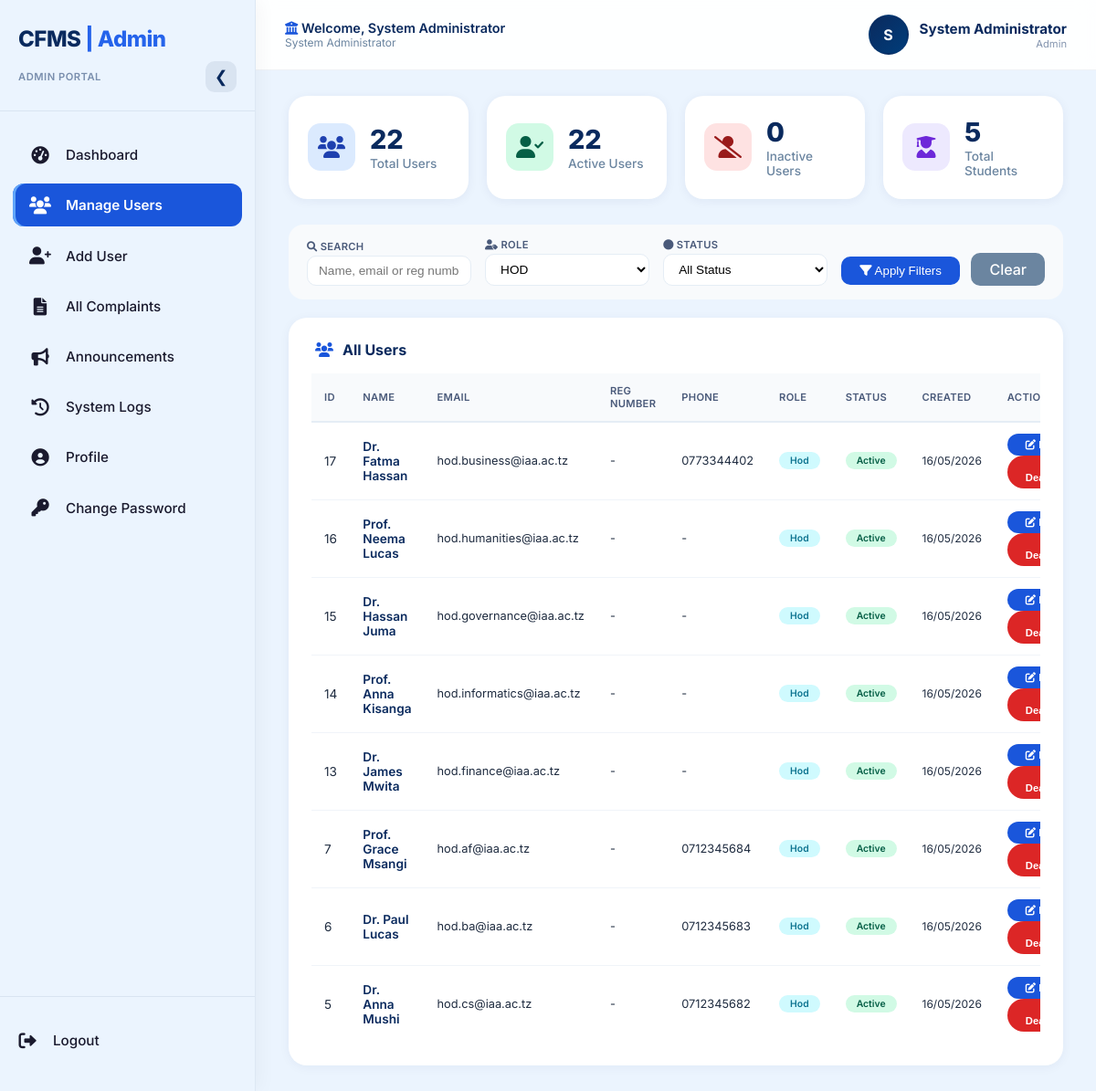
The page /admin/manage_users.php?role_filter=hod (signed in) on the database as committed earlier.
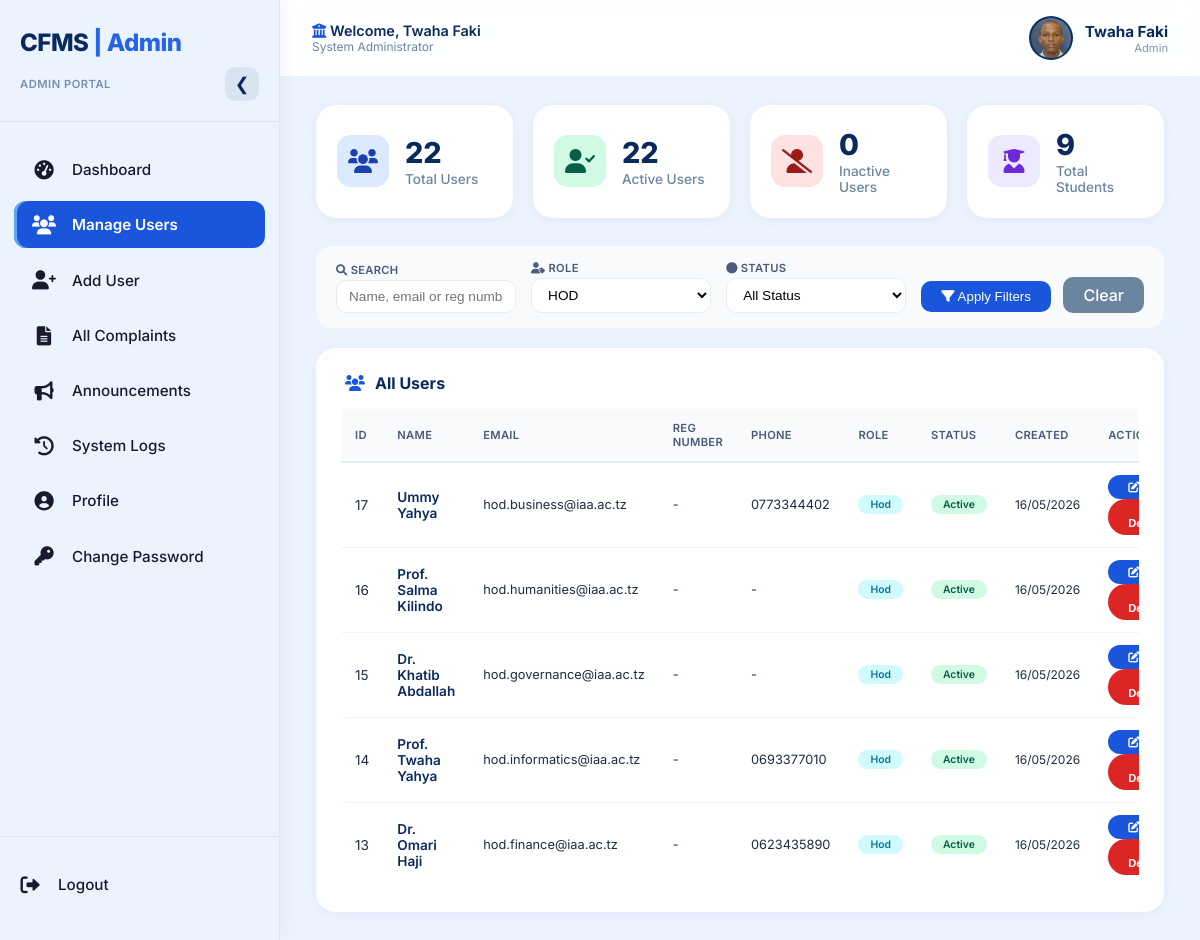
The same page on the database as committed later.
### tables this page shows
CREATE TABLE `users` (
  `id` int(11) NOT NULL,
  `reg_number` varchar(20) DEFAULT NULL,
  `email` varchar(100) NOT NULL,
  `password_hash` varchar(255) NOT NULL,
  `full_name` varchar(100) NOT NULL,
  `role` enum('student','hod','dean','accountant','director','admin','examination_officer','president','deputy_rector','rector','it_officer') NOT NULL DEFAULT 'student',
  `department_id` int(11) DEFAULT NULL,
  `course` varchar(100) DEFAULT NULL,
  `year_of_study` int(11) DEFAULT NULL,
  `profile_picture` varchar(500) DEFAULT NULL,
  `phone_number` varchar(20) DEFAULT NULL,
  `is_active` tinyint(1) DEFAULT 1,
  `last_login` timestamp NULL DEFAULT NULL,
  `created_at` timestamp NOT NULL DEFAULT current_timestamp(),
  `updated_at` timestamp NOT NULL DEFAULT current_timestamp() ON UPDATE current_timestamp(),
  `current_course_id` int(11) DEFAULT NULL,
  `current_academic_year_id` int(11) DEFAULT NULL,
  `current_year_of_study` int(11) DEFAULT NULL
);

### admin/manage_users.php (the view, shortened to what the changed rows need)
<?php
require_once '../includes/connection.php';
$admin_id = $_SESSION['user_id'];
$admin_name = $_SESSION['full_name'];
$role_filter = isset($_GET['role_filter']) ? $_GET['role_filter'] : '';
$users_where = "1=1";
if ($role_filter) {
    $users_where .= " AND role = '$role_filter'";
}
$users_sql = "SELECT id, full_name, email, role, is_active, phone_number, created_at, reg_number FROM users WHERE $users_where ORDER BY id DESC";
$users_result = mysqli_query($conn, $users_sql);
$stats_sql = "SELECT
    (SELECT COUNT(*) FROM users) as total_users,
    (SELECT COUNT(*) FROM users WHERE is_active = 1) as active_users,
    (SELECT COUNT(*) FROM users WHERE is_active = 0) as inactive_users,
    (SELECT COUNT(*) FROM users WHERE role = 'student') as total_students
    FROM users LIMIT 1";
$stats_result = mysqli_query($conn, $stats_sql);
$stats = mysqli_fetch_assoc($stats_result);
?>
<!DOCTYPE html>
<html lang="en">
<head>
    <link rel="stylesheet" href="https://cdnjs.cloudflare.com/ajax/libs/font-awesome/6.0.0-beta3/css/all.min.css">
</head>
<body>
<div class="main-content">
    <div class="top-bar">
        <div>
            <div style="font-size: 0.9rem; font-weight: 600; color: #0a2a5e;">
                <i class="fas fa-university" style="color: #1a56db;"></i> Welcome, <?php echo htmlspecialchars($admin_name); ?>
            </div>
            <div style="font-size: 0.75rem; color: #6b85a0;">System Administrator</div>
        </div>
        <div class="profile-info">
            <div class="profile-pic">
                <?php if (!empty($_SESSION['profile_picture']) && file_exists('../' . $_SESSION['profile_picture'])): ?>
                    <img src="../<?php echo htmlspecialchars($_SESSION['profile_picture']); ?>" alt="Profile">
                <?php else: ?>
                    <?php echo strtoupper(substr($admin_name, 0, 1)); ?>
                <?php endif; ?>
            </div>
            <div class="profile-details">
                <div class="name"><?php echo htmlspecialchars($admin_name); ?></div>
                <div class="reg">Admin</div>
            </div>
        </div>
    </div>
    <div class="dashboard-body">
        <div class="summary-row">
            <div class="summary-card">
                <div class="info">
                    <div class="number"><?php echo number_format($stats['total_students'] ?? 0); ?></div>
                    <div class="label">Total Students</div>
                </div>
            </div>
        </div>
        <div class="content-area">
            <div class="table-responsive">
                <table class="users-table">
                    <thead>
                        <tr>
                            <th>ID</th>
                            <th>Name</th>
                            <th>Email</th>
                            <th>Reg Number</th>
                            <th>Phone</th>
                            <th>Role</th>
                            <th>Status</th>
                            <th>Created</th>
                            <th>Actions</th>
                        </tr>
                    </thead>
                    <tbody>
                        <?php if (mysqli_num_rows($users_result) == 0): ?>
                            <tr><td colspan="9"><div class="no-data"><i class="fas fa-users"></i> No users found.</div></td></tr>
                        <?php else: ?>
                            <?php while ($user = mysqli_fetch_assoc($users_result)):
                                $role_class = match($user['role']) {
                                    'student' => 'role-student',
                                    'hod' => 'role-hod',
                                    'dean' => 'role-dean',
                                    'accountant' => 'role-accountant',
                                    'director' => 'role-director',
                                    'admin' => 'role-admin',
                                    'it_officer' => 'role-it_officer',
                                    'examination_officer' => 'role-examination_officer',
                                    'president' => 'role-president',
                                    'deputy_rector' => 'role-deputy_rector',
                                    'rector' => 'role-rector',
                                    default => 'role-student'
                                };
                            ?>
                            <tr>
                                <td><?php echo $user['id']; ?></td>
                                <td>
                                    <div style="font-weight:600; color:#0a2a5e;"><?php echo htmlspecialchars($user['full_name']); ?></div>
                                </td>
                                <td style="font-size:0.8rem;"><?php echo htmlspecialchars($user['email']); ?></td>
                                <td style="font-size:0.8rem;"><?php echo htmlspecialchars($user['reg_number'] ?: '-'); ?></td>
                                <td style="font-size:0.8rem;"><?php echo htmlspecialchars($user['phone_number'] ?: '-'); ?></td>
                                <td><span class="role-badge <?php echo $role_class; ?>"><?php echo str_replace('_', ' ', ucfirst($user['role'])); ?></span></td>
                                <td><span class="badge <?php echo $user['is_active'] ? 'badge-active' : 'badge-inactive'; ?>"><?php echo $user['is_active'] ? 'Active' : 'Inactive'; ?></span></td>
                                <td style="font-size:0.75rem;"><?php echo date('d/m/Y', strtotime($user['created_at'])); ?></td>
                                <td>
                                    <button onclick="openEditModal(<?php echo $user['id']; ?>)" class="btn-sm primary"><i class="fas fa-edit"></i> Edit</button>
                                    <?php if ($user['id'] != $admin_id): ?>
                                        <?php if ($user['is_active'] == 1): ?>
                                            <button onclick="confirmDeactivate(<?php echo $user['id']; ?>)" class="btn-sm danger"><i class="fas fa-user-slash"></i> Deactivate</button>
                                        <?php else: ?>
                                            <button onclick="confirmReactivate(<?php echo $user['id']; ?>)" class="btn-sm success"><i class="fas fa-user-check"></i> Reactivate</button>
                                        <?php endif; ?>
                                    <?php endif; ?>
                                </td>
                            </tr>
                            <?php endwhile; ?>
                        <?php endif; ?>
                    </tbody>
                </table>
            </div>
        </div>
    </div>
</div>
</body>
</html>

Rows that differ between the two databases and show on the page:
removed users: id "7", full_name "Prof. Grace Msangi", email "hod.af@iaa.ac.tz", reg_number "-", phone_number "0712345684", role "Hod", is_active "Active", created_at "16/05/2026"
removed users: id "6", full_name "Dr. Paul Lucas", email "hod.ba@iaa.ac.tz", reg_number "-", phone_number "0712345683", role "Hod", is_active "Active", created_at "16/05/2026"
removed users: id "5", full_name "Dr. Anna Mushi", email "hod.cs@iaa.ac.tz", reg_number "-", phone_number "0712345682", role "Hod", is_active "Active", created_at "16/05/2026"
changed users "hod.business@iaa.ac.tz": full_name "Dr. Fatma Hassan" → "Ummy Yahya"
changed users "hod.humanities@iaa.ac.tz": full_name "Prof. Neema Lucas" → "Prof. Salma Kilindo"
changed users "hod.governance@iaa.ac.tz": full_name "Dr. Hassan Juma" → "Dr. Khatib Abdallah"
changed users "hod.informatics@iaa.ac.tz": full_name "Prof. Anna Kisanga" → "Prof. Twaha Yahya"; phone_number "-" → "0693377010"
changed users "hod.finance@iaa.ac.tz": full_name "Dr. James Mwita" → "Dr. Omari Haji"; phone_number "-" → "0623435890"
Other text that changed with them:
$admin_name: "System Administrator" → "Twaha Faki"
$stats['total_students']: "5" → "9"
substr($admin_name, 0, 1): "S" → (not shown)
